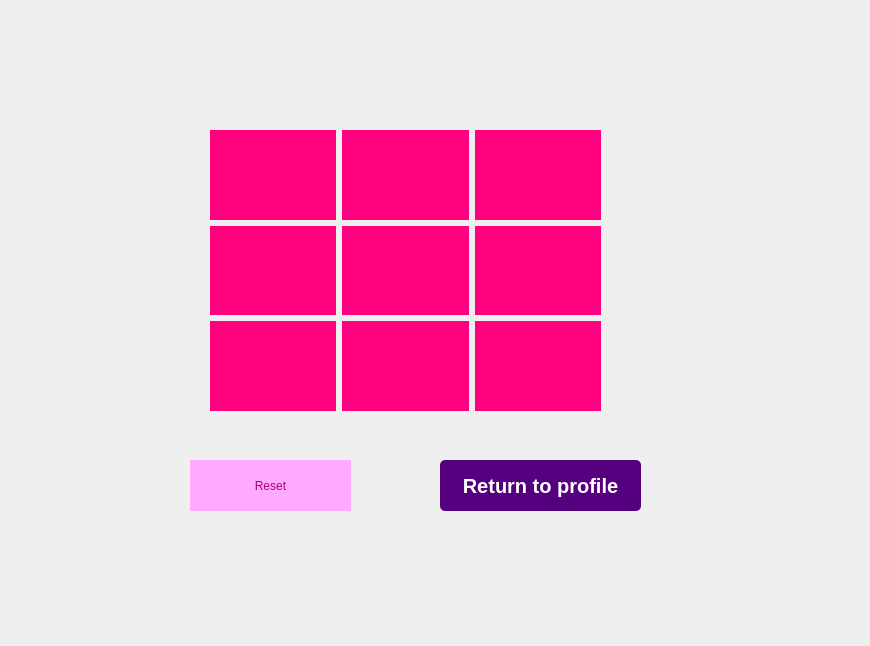
<?xml version="1.0" encoding="UTF-8"?>
<ui version="4.0">
 <class>game_window</class>
 <widget class="QDialog" name="game_window">
  <property name="geometry">
   <rect>
    <x>0</x>
    <y>0</y>
    <width>870</width>
    <height>646</height>
   </rect>
  </property>
  <property name="windowTitle">
   <string>Dialog</string>
  </property>
  <property name="styleSheet">
   <string notr="true">.game_window {
    background-image:url(C:/Users/Spectra/Desktop/63148.jpg);
    opacity: 0.5; /* Adjust the opacity value as needed (0.0 to 1.0) */
    /* Other background properties */
    background-size: cover; /* Ensure the background image covers the entire element */
    background-position: center; /* Center the background image */
    /* Add more background properties as needed */
	background-repeat: no-repeat;
}
</string>
  </property>
  <widget class="QPushButton" name="RESET">
   <property name="geometry">
    <rect>
     <x>190</x>
     <y>460</y>
     <width>161</width>
     <height>51</height>
    </rect>
   </property>
   <property name="styleSheet">
    <string notr="true">QPushButton {
    background-color:rgb(255, 170, 255) ;
    color: rgb(170, 0, 127);
  
	font: 700 20pt &quot;Segoe UI&quot;;

    border: 0px solid black;
    border-radius: 0px;
    padding: 0px;
}

QPushButton:hover {
    background-color: lightblue;
}
QPushButton:pressed {
    background-color: navy;
    color: lightblue;
}</string>
   </property>
   <property name="text">
    <string>Reset</string>
   </property>
  </widget>
  <widget class="QWidget" name="gridLayoutWidget">
   <property name="geometry">
    <rect>
     <x>210</x>
     <y>130</y>
     <width>391</width>
     <height>281</height>
    </rect>
   </property>
   <property name="sizePolicy">
    <sizepolicy hsizetype="Expanding" vsizetype="Expanding">
     <horstretch>0</horstretch>
     <verstretch>0</verstretch>
    </sizepolicy>
   </property>
   <layout class="QGridLayout" name="gridLayout">
    <item row="2" column="2">
     <widget class="QPushButton" name="PB_2_2">
      <property name="sizePolicy">
       <sizepolicy hsizetype="Expanding" vsizetype="Expanding">
        <horstretch>0</horstretch>
        <verstretch>0</verstretch>
       </sizepolicy>
      </property>
      <property name="styleSheet">
       <string notr="true">QPushButton {
    background-color:rgb(255, 0, 127) ;
    color: white;
font: 700 26pt &quot;Segoe UI&quot;;
    border: 0px solid black;
    border-radius: 0px;
    padding: 5px;
}

QPushButton:hover {
    background-color: lightblue;
}
QPushButton:pressed {
    background-color: navy;
    color: lightblue;
}</string>
      </property>
      <property name="text">
       <string/>
      </property>
     </widget>
    </item>
    <item row="2" column="1">
     <widget class="QPushButton" name="PB_2_1">
      <property name="sizePolicy">
       <sizepolicy hsizetype="Expanding" vsizetype="Expanding">
        <horstretch>0</horstretch>
        <verstretch>0</verstretch>
       </sizepolicy>
      </property>
      <property name="styleSheet">
       <string notr="true">QPushButton {
    background-color:rgb(255, 0, 127) ;
    color: white;
font: 700 26pt &quot;Segoe UI&quot;;
    border: 0px solid black;
    border-radius: 0px;
    padding: 5px;
}

QPushButton:hover {
    background-color: lightblue;
}
QPushButton:pressed {
    background-color: navy;
    color: lightblue;
}</string>
      </property>
      <property name="text">
       <string/>
      </property>
     </widget>
    </item>
    <item row="1" column="0">
     <widget class="QPushButton" name="PB_1_0">
      <property name="sizePolicy">
       <sizepolicy hsizetype="Expanding" vsizetype="Expanding">
        <horstretch>0</horstretch>
        <verstretch>0</verstretch>
       </sizepolicy>
      </property>
      <property name="styleSheet">
       <string notr="true">QPushButton {
    background-color:rgb(255, 0, 127) ;
    color: white;
font: 700 26pt &quot;Segoe UI&quot;;
    border: 0px solid black;
    border-radius: 0px;
    padding: 5px;
}

QPushButton:hover {
    background-color: lightblue;
}
QPushButton:pressed {
    background-color: navy;
    color: lightblue;
}</string>
      </property>
      <property name="text">
       <string/>
      </property>
     </widget>
    </item>
    <item row="0" column="2">
     <widget class="QPushButton" name="PB_0_2">
      <property name="sizePolicy">
       <sizepolicy hsizetype="Expanding" vsizetype="Expanding">
        <horstretch>0</horstretch>
        <verstretch>0</verstretch>
       </sizepolicy>
      </property>
      <property name="styleSheet">
       <string notr="true">QPushButton {
    background-color:rgb(255, 0, 127) ;
    color: white;
font: 700 26pt &quot;Segoe UI&quot;;
    border: 0px solid black;
    border-radius: 0px;
    padding: 5px;
}

QPushButton:hover {
    background-color: lightblue;
}
QPushButton:pressed {
    background-color: navy;
    color: lightblue;
}</string>
      </property>
      <property name="text">
       <string/>
      </property>
     </widget>
    </item>
    <item row="0" column="1">
     <widget class="QPushButton" name="PB_0_1">
      <property name="sizePolicy">
       <sizepolicy hsizetype="Expanding" vsizetype="Expanding">
        <horstretch>0</horstretch>
        <verstretch>0</verstretch>
       </sizepolicy>
      </property>
      <property name="styleSheet">
       <string notr="true">QPushButton {
    background-color:rgb(255, 0, 127) ;
    color: white;
font: 700 26pt &quot;Segoe UI&quot;;
    border: 0px solid black;
    border-radius: 0px;
    padding: 5px;
}

QPushButton:hover {
    background-color: lightblue;
}
QPushButton:pressed {
    background-color: navy;
    color: lightblue;
}</string>
      </property>
      <property name="text">
       <string/>
      </property>
     </widget>
    </item>
    <item row="0" column="0">
     <widget class="QPushButton" name="PB_0_0">
      <property name="sizePolicy">
       <sizepolicy hsizetype="Expanding" vsizetype="Expanding">
        <horstretch>0</horstretch>
        <verstretch>0</verstretch>
       </sizepolicy>
      </property>
      <property name="styleSheet">
       <string notr="true">QPushButton {
    background-color:rgb(255, 0, 127) ;
    color: white;
font: 700 26pt &quot;Segoe UI&quot;;
    border: 0px solid black;
    border-radius: 0px;
    padding: 5px;
}

QPushButton:hover {
    background-color: lightblue;
}
QPushButton:pressed {
    background-color: navy;
    color: lightblue;
}</string>
      </property>
      <property name="text">
       <string/>
      </property>
     </widget>
    </item>
    <item row="2" column="0">
     <widget class="QPushButton" name="PB_2_0">
      <property name="sizePolicy">
       <sizepolicy hsizetype="Expanding" vsizetype="Expanding">
        <horstretch>0</horstretch>
        <verstretch>0</verstretch>
       </sizepolicy>
      </property>
      <property name="styleSheet">
       <string notr="true">QPushButton {
    background-color:rgb(255, 0, 127) ;
    color: white;
font: 700 26pt &quot;Segoe UI&quot;;
    border: 0px solid black;
    border-radius: 0px;
    padding: 5px;
}

QPushButton:hover {
    background-color: lightblue;
}
QPushButton:pressed {
    background-color: navy;
    color: lightblue;
}</string>
      </property>
      <property name="text">
       <string/>
      </property>
     </widget>
    </item>
    <item row="1" column="1">
     <widget class="QPushButton" name="PB_1_1">
      <property name="sizePolicy">
       <sizepolicy hsizetype="Expanding" vsizetype="Expanding">
        <horstretch>0</horstretch>
        <verstretch>0</verstretch>
       </sizepolicy>
      </property>
      <property name="styleSheet">
       <string notr="true">QPushButton {
    background-color:rgb(255, 0, 127) ;
    color: white;
font: 700 26pt &quot;Segoe UI&quot;;
    border: 0px solid black;
    border-radius: 0px;
    padding: 5px;
}

QPushButton:hover {
    background-color: lightblue;
}
QPushButton:pressed {
    background-color: navy;
    color: lightblue;
}</string>
      </property>
      <property name="text">
       <string/>
      </property>
     </widget>
    </item>
    <item row="1" column="2">
     <widget class="QPushButton" name="PB_1_2">
      <property name="sizePolicy">
       <sizepolicy hsizetype="Expanding" vsizetype="Expanding">
        <horstretch>0</horstretch>
        <verstretch>0</verstretch>
       </sizepolicy>
      </property>
      <property name="styleSheet">
       <string notr="true">QPushButton {
    background-color:rgb(255, 0, 127) ;
    color: white;
font: 700 26pt &quot;Segoe UI&quot;;
    border: 0px solid black;
    border-radius: 0px;
    padding: 5px;
}

QPushButton:hover {
    background-color: lightblue;
}
QPushButton:pressed {
    background-color: navy;
    color: lightblue;
}</string>
      </property>
      <property name="text">
       <string/>
      </property>
     </widget>
    </item>
   </layout>
  </widget>
  <widget class="QPushButton" name="Return_Prof">
   <property name="geometry">
    <rect>
     <x>440</x>
     <y>460</y>
     <width>201</width>
     <height>51</height>
    </rect>
   </property>
   <property name="styleSheet">
    <string notr="true">QWidget {
    background-color: #f0f0f0; /* Background color */
}

QLabel {
    color: rgb(255, 0, 127); /* Text color */
    font-size: 18px; /* Font size */
    font-weight: bold; /* Font weight */
    font-family: Arial, sans-serif; /* Font family */
    border-radius: 5px; /* No border for the label */
    padding: 10px; /* Padding */
    background-color:  rgb(255, 0, 255); /* Background color */
qproperty-alignment: AlignCenter; /* Text alignment */
}

QPushButton {
    color: white; /* Text color */
    font-size: 20px; /* Font size */
    font-weight: bold; /* Font weight */
    font-family: Arial, sans-serif; /* Font family */
    border-radius: 5px; /* No border for the button */
    padding: 10px 20px; /* Padding */
    background-color:rgb(85, 0, 127); /* Button background color */
}

QPushButton:hover {
    background-color: #0056b3; /* Hover background color */
}
</string>
   </property>
   <property name="text">
    <string>Return to profile</string>
   </property>
  </widget>
 </widget>
 <resources/>
 <connections/>
</ui>
